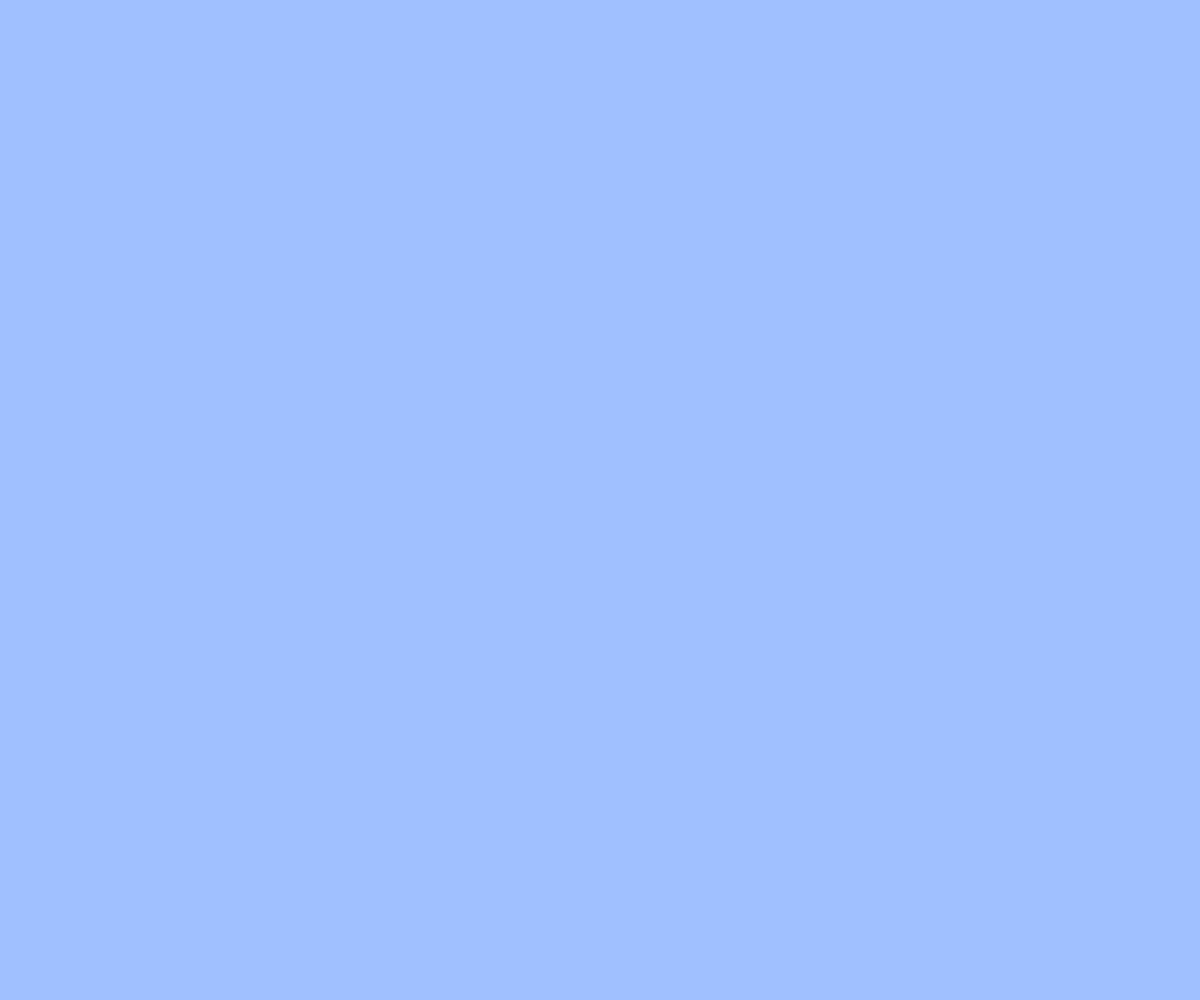
Frame 1 (no input)
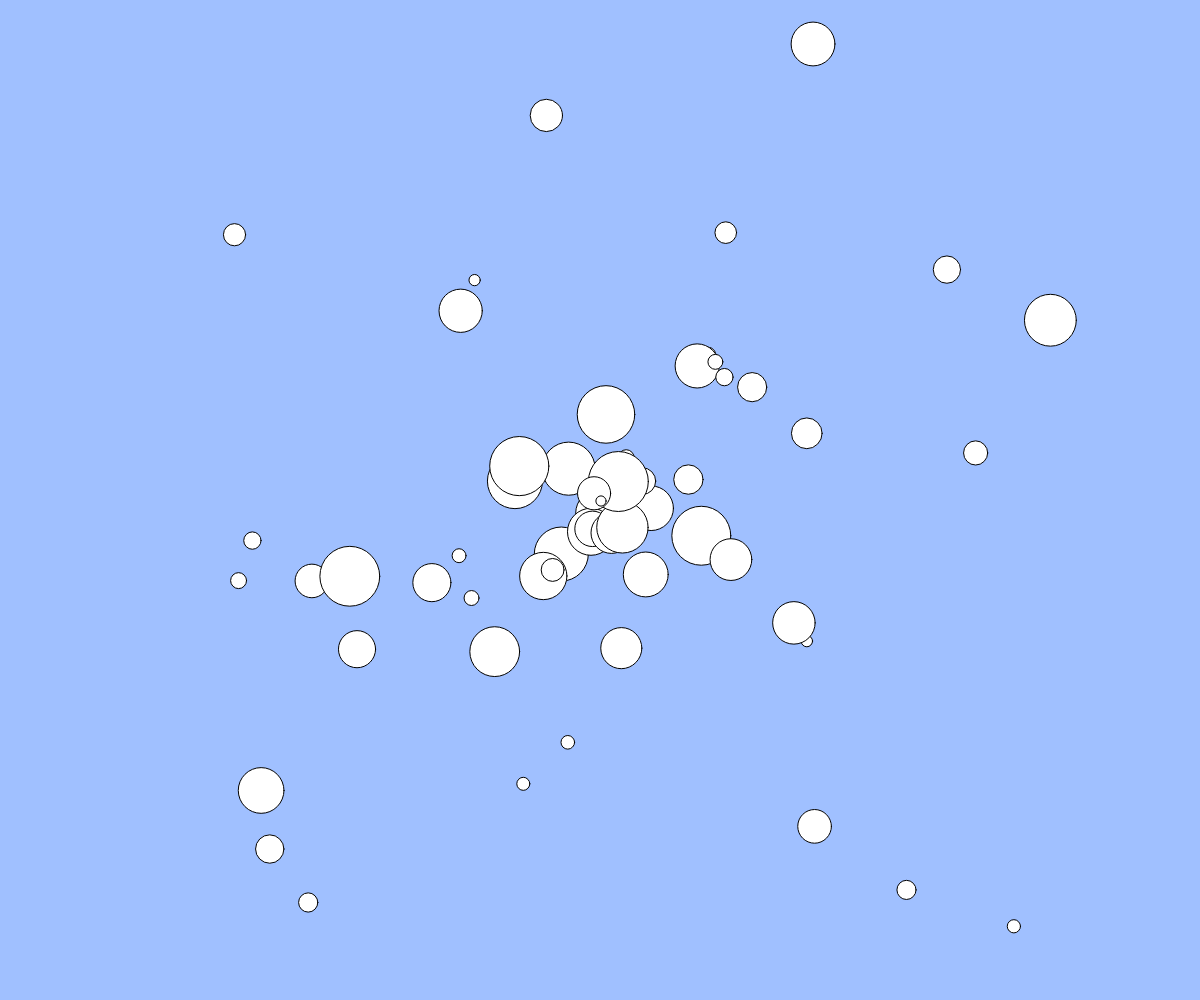
Frame 60 (no input)
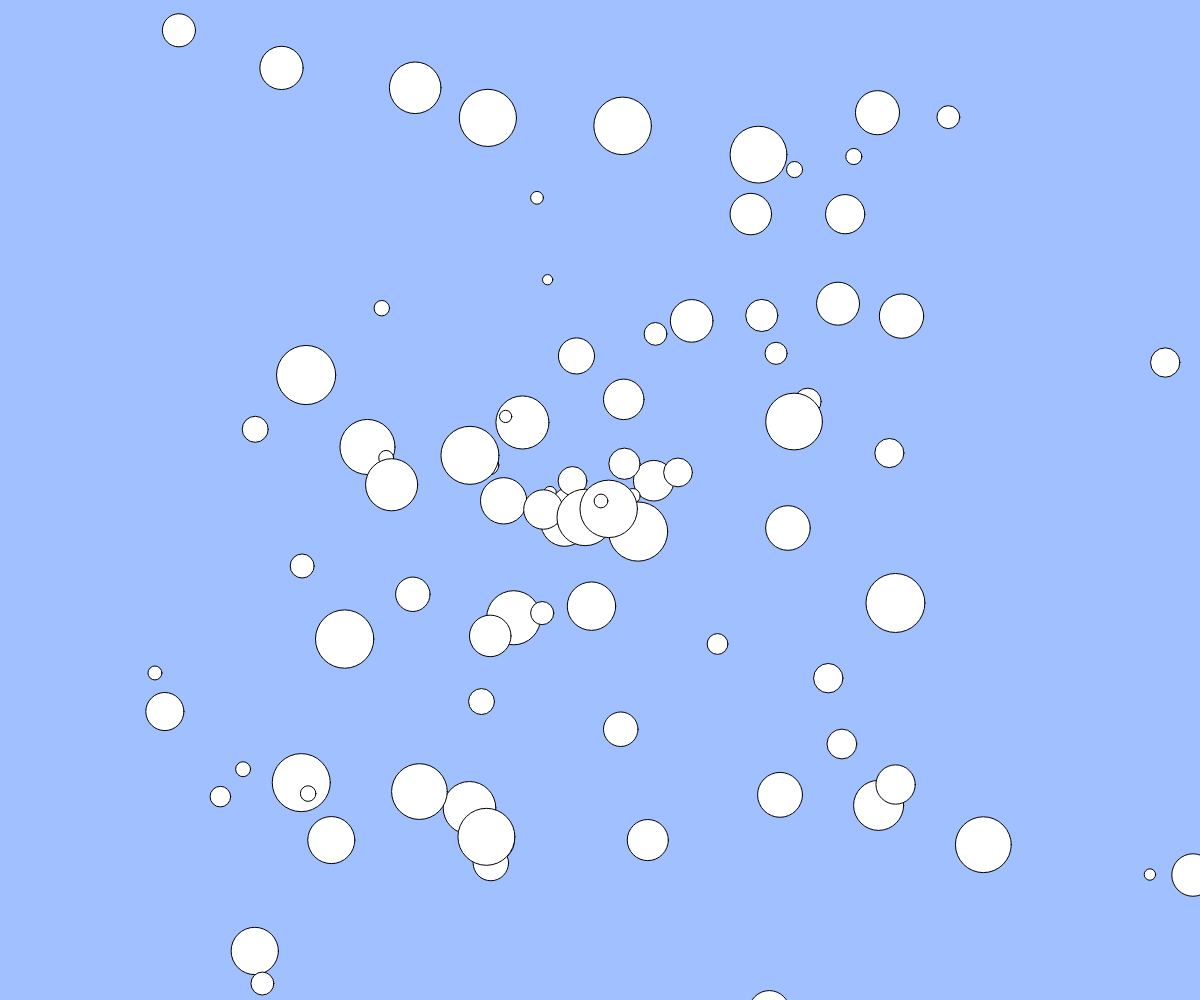
Frame 120 (the mouse pressed at the canvas centre since frame 60)

The p5.js sketch that drew these frames (run headless with seeded random() and noise() and a simulated clock; from frame 60 on, the mouse is pressed at the canvas centre):

// p5.js sketch
// ── sketch.js
//　テキスト「オブジェクト」
// 練習問題：ボールのサイズをランダムに変更してみよう
// 練習問題：何も操作しなくてもボールが湧いてくる機能を追加しよう

let balls;

function setup(){
  createCanvas(windowWidth, windowHeight);
  balls = [];
}

function draw(){
  background(160, 192, 255);
  for(let i = 0; i < balls.length; i++){
    let b = balls[i];
    ellipse(width/2+ b.x, height/2+b.y, b.size);
    b.x += b.vx;
    b.y += b.vy;
  }


let count = 0;
let cycle = 10;
count = (count + 1) % cycle;
const b = { x: 1, y: 1, size: random(10,60), vx:random(-10,10), vy:random(-10,10) };
balls.push(b);

}


function windowResized(){
  resizeCanvas(windowWidth, windowHeight);
}
